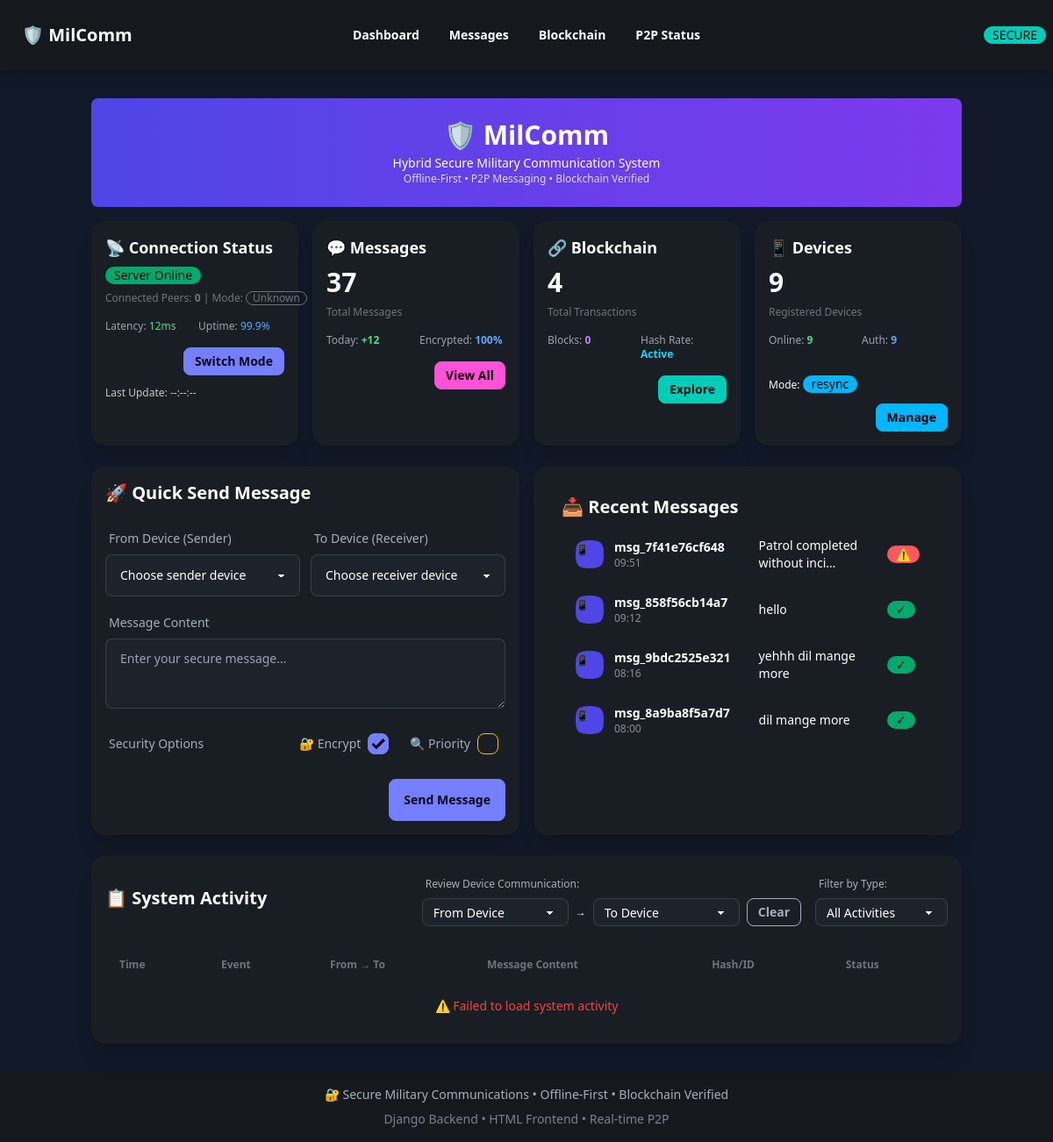
Page /dashboard/ on the earlier database version.
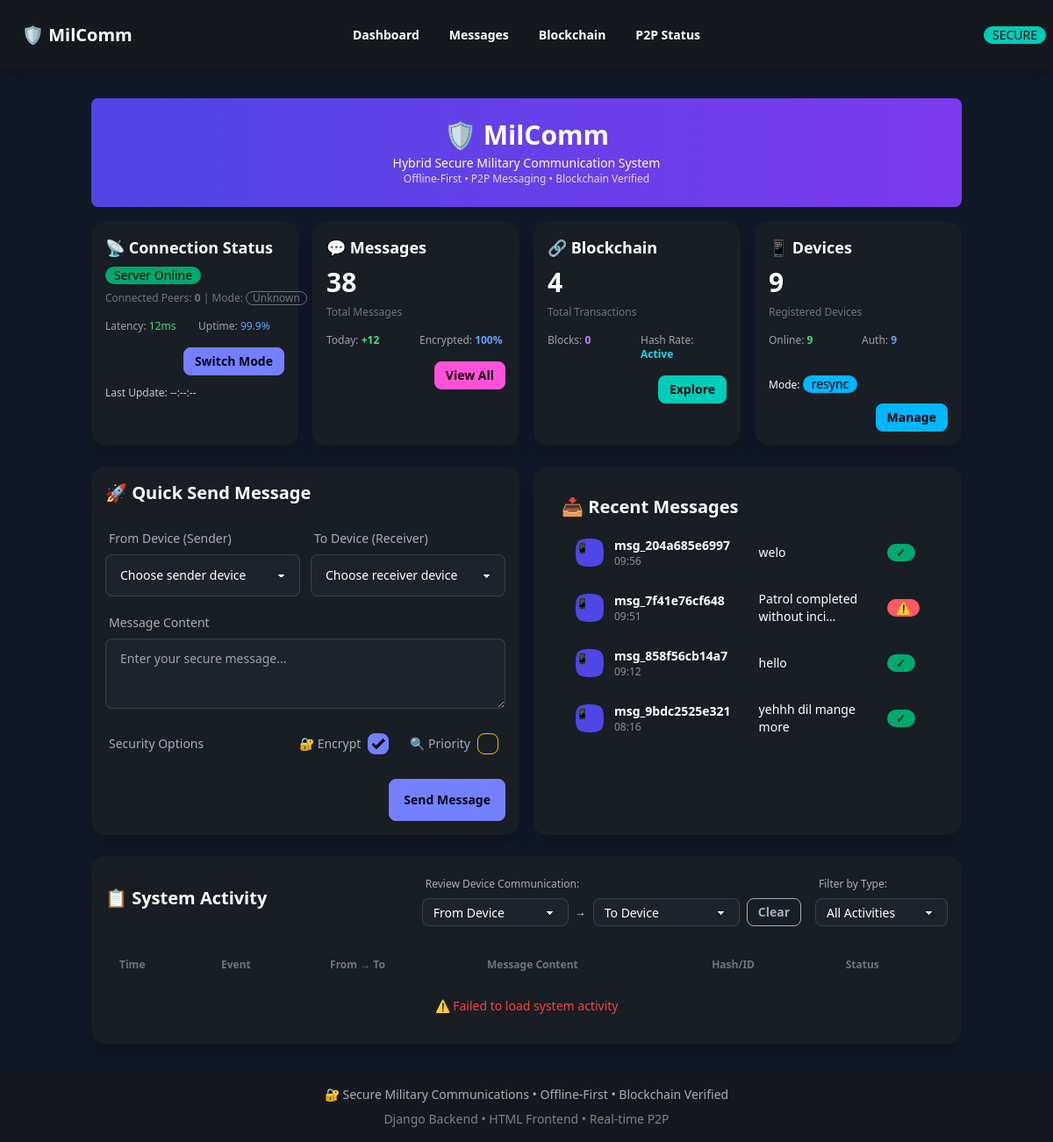
Same page on the later database version.
### messaging/models.py (models this page shows)
class Message(models.Model):
	msg_id = models.CharField(max_length=128, unique=True)
	sender = models.ForeignKey('users.Device', on_delete=models.CASCADE, related_name='sent_messages')
	receiver = models.ForeignKey('users.Device', on_delete=models.CASCADE, related_name='received_messages')
	payload = models.TextField()  # Encrypted
	timestamp = models.DateTimeField(auto_now_add=True)
	blockchain_tx = models.CharField(max_length=128, null=True, blank=True)  # Blockchain tx hash
	anomaly_flag = models.BooleanField(default=False)

### dashboard/views.py (the view)
# urls.py: path('dashboard/', views.dashboard_home, name='home'),
def dashboard_home(request):
    import sqlite3
    from django.utils import timezone
    try:
        conn = sqlite3.connect('db.sqlite3')
        cursor = conn.cursor()
        context = {
            'message_count': Message.objects.count(),
            'blockchain_count': BlockchainTransaction.objects.count(),
            'device_count': Device.objects.count(),
            'recent_messages': Message.objects.select_related('sender', 'receiver').order_by('-timestamp')[:5],
            'devices': Device.objects.all(),
        }
        cursor.execute("""
            SELECT tx_hash, timestamp, from_device_id, to_device_id, mode_when_created, is_resync, 'blockchain' as block_type
            FROM blockchain_masterledger
            ORDER BY timestamp DESC
            LIMIT 5
        """)
        recent_transactions = []
        for row in cursor.fetchall():
            recent_transactions.append({
                'tx_hash': row[0],
                'timestamp': row[1],
                'from_device_id': row[2] if row[2] else 'SYSTEM',
                'to_device_id': row[3] if row[3] else 'ALL',
                'mode': row[4] or 'normal',
                'is_synced': not row[5],  # is_resync=True means not synced
                'block_type': row[6] or 'message'
            })
        context['recent_transactions'] = recent_transactions
        cursor.execute("""
            SELECT
                'message' as type,
                m.timestamp,
                s.device_id as from_device,
                r.device_id as to_device,
                m.anomaly_flag,
                m.msg_id,
                m.blockchain_tx
            FROM messaging_message m
            JOIN users_device s ON m.sender_id = s.id
            JOIN users_device r ON m.receiver_id = r.id
            ORDER BY m.timestamp DESC
            LIMIT 10
        """)
        system_activities = []
        for row in cursor.fetchall():
            system_activities.append({
                'type': 'Message',
                'timestamp': row[1],
                'from_device': row[2],
                'to_device': row[3],
                'status': 'Anomaly' if row[4] else 'Secure',
                'details': f"{row[2]} → {row[3]}",
                'hash': row[6] if row[6] else 'No Hash',
                'msg_id': row[5]
            })
        cursor.execute("""
            SELECT
                'blockchain' as type,
                timestamp,
                from_device_id,
                to_device_id,
                is_resync,
                tx_hash,
                mode_when_created
            FROM blockchain_masterledger
            ORDER BY timestamp DESC
            LIMIT 5
        """)
        for row in cursor.fetchall():
            system_activities.append({
                'type': 'Blockchain',
                'timestamp': row[1],
                'from_device': row[2] if row[2] else 'SYSTEM',
                'to_device': row[3] if row[3] else 'ALL',
                'status': 'Resync' if row[4] else 'Normal',
                'details': f"{row[2] or 'SYSTEM'} → {row[3] or 'ALL'}",
                'hash': row[5][:16] + '...' if row[5] else 'No Hash',
                'mode': row[6] or 'normal'
            })
        system_activities.sort(key=lambda x: x['timestamp'], reverse=True)
        context['system_activities'] = system_activities[:8]  # Show latest 8 activities
        conn.close()
    except Exception as e:
        print(f"Dashboard error: {e}")
        context = {
            'message_count': Message.objects.count(),
            'blockchain_count': BlockchainTransaction.objects.count(),
            'device_count': Device.objects.count(),
            'recent_messages': Message.objects.select_related('sender', 'receiver').order_by('-timestamp')[:5],
            'recent_transactions': [],
            'devices': Device.objects.all(),
            'system_activities': [],
            'error': str(e)
        }
    return render(request, 'dashboard/home.html', context)

### templates/dashboard/home.html (shortened to what this page needs)
{% extends 'base.html' %}
{% block content %}
<div class="hero bg-gradient-to-r from-primary to-secondary text-white py-2 rounded-lg mb-4">
    <div class="hero-content text-center">
        <div class="max-w-lg">
            <h1 class="mb-1 text-3xl font-bold">🛡️ MilComm</h1>
            <p class="mb-0 text-sm">Hybrid Secure Military Communication System</p>
            <p class="text-xs opacity-80">Offline-First • P2P Messaging • Blockchain Verified</p>
        </div>
    </div>
</div>
<div class="grid grid-cols-1 md:grid-cols-2 lg:grid-cols-4 gap-4 mb-6">
    <div class="card bg-base-200 shadow-xl">
        <div class="card-body p-4">
            <h2 class="card-title text-lg">📡 Connection Status</h2>
            <div class="stat-value text-3xl font-bold" id="p2p-status">Server Online</div>
            <div class="stat-desc mb-2">
                Connected Peers: <span id="peer-count" class="font-semibold">0</span> |
                Mode: <span id="connection-mode" class="badge badge-sm badge-outline">Unknown</span>
            </div>
            <div class="grid grid-cols-2 gap-2 mb-2">
                <div class="text-xs">
                    <span class="text-gray-400">Latency:</span> <span id="latency" class="text-green-400">12ms</span>
                </div>
                <div class="text-xs">
                    <span class="text-gray-400">Uptime:</span> <span id="uptime" class="text-blue-400">99.9%</span>
                </div>
            </div>
            <div class="card-actions justify-end">
                <button class="btn btn-primary btn-sm" onclick="toggleP2P()">Switch Mode</button>
            </div>
            <div class="mt-1">
                <div class="text-xs opacity-75">
                    Last Update: <span id="last-update">--:--:--</span>
                </div>
            </div>
        </div>
    </div>
    <div class="card bg-base-200 shadow-xl">
        <div class="card-body p-4">
            <h2 class="card-title text-lg">💬 Messages</h2>
            <div class="stat-value text-3xl font-bold message-count">{{ message_count }}</div>
            <div class="stat-desc mb-2">Total Messages</div>
            <div class="grid grid-cols-2 gap-2 mb-2">
                <div class="text-xs">
                    <span class="text-gray-400">Today:</span> <span class="font-semibold text-green-400">+12</span>
                </div>
                <div class="text-xs">
                    <span class="text-gray-400">Encrypted:</span> <span class="font-semibold text-blue-400">100%</span>
                </div>
            </div>
            <div class="card-actions justify-end">
                <a href="{% url 'messaging_web:message_list_view' %}" class="btn btn-secondary btn-sm">View All</a>
            </div>
        </div>
    </div>
    <div class="card bg-base-200 shadow-xl">
        <div class="card-body p-4">
            <h2 class="card-title text-lg">🔗 Blockchain</h2>
            <div class="stat-value text-3xl font-bold blockchain-count">{{ blockchain_count }}</div>
            <div class="stat-desc mb-2">Total Transactions</div>
            <div class="grid grid-cols-2 gap-2 mb-2">
                <div class="text-xs">
                    <span class="text-gray-400">Blocks:</span> <span class="font-semibold text-purple-400">{{ blockchain_count }}</span>
                </div>
                <div class="text-xs">
                    <span class="text-gray-400">Hash Rate:</span> <span class="font-semibold text-cyan-400">Active</span>
                </div>
            </div>
            <div class="card-actions justify-end">
                <a href="{% url 'blockchain_web:transaction_list_view' %}" class="btn btn-accent btn-sm">Explore</a>
            </div>
        </div>
    </div>
    <div class="card bg-base-200 shadow-xl">
        <div class="card-body p-4">
            <h2 class="card-title text-lg">📱 Devices</h2>
            <div class="stat-value text-3xl font-bold device-count">{{ device_count }}</div>
            <div class="stat-desc mb-2">Registered Devices</div>
            <div class="grid grid-cols-2 gap-2 mb-2">
                <div class="text-xs">
                    <span class="text-gray-400">Online:</span> <span class="font-semibold text-green-400">{{ device_count }}</span>
                </div>
                <div class="text-xs">
                    <span class="text-gray-400">Auth:</span> <span class="font-semibold text-blue-400">{{ device_count }}</span>
                </div>
            </div>
            <div class="stat-actions mb-1">
                <div class="text-xs">
                    Mode: <span id="system-mode" class="badge badge-info badge-sm">resync</span>
                </div>
            </div>
            <div class="card-actions justify-end">
                <a href="{% url 'users_web:device_management' %}" class="btn btn-info btn-sm">Manage</a>
            </div>
        </div>
    </div>
</div>
<div class="grid grid-cols-1 lg:grid-cols-2 gap-4 mb-6">
    <div class="card bg-base-200 shadow-xl">
        <div class="card-body p-4">
            <h2 class="card-title text-xl mb-3">🚀 Quick Send Message</h2>
            <form id="quick-message-form" onsubmit="sendMessage(event)">
                <div class="grid grid-cols-1 md:grid-cols-2 gap-3 mb-3">
                    <div class="form-control w-full">
                        <label class="label">
                            <span class="label-text">From Device (Sender)</span>
                        </label>
                        <select class="select select-bordered" name="sender_device" required>
                            <option disabled selected>Choose sender device</option>
                        </select>
                    </div>
                    <div class="form-control w-full">
                        <label class="label">
                            <span class="label-text">To Device (Receiver)</span>
                        </label>
                        <select class="select select-bordered" name="receiver_device" required>
                            <option disabled selected>Choose receiver device</option>
                        </select>
                    </div>
                </div>
                <div class="form-control w-full mt-3">
                    <label class="label">
                        <span class="label-text">Message Content</span>
                    </label>
                    <textarea class="textarea textarea-bordered h-20" name="message" placeholder="Enter your secure message..." required></textarea>
                </div>
                <div class="form-control w-full mt-3">
                    <label class="label cursor-pointer">
                        <span class="label-text">Security Options</span>
                        <div class="flex items-center space-x-4">
                            <label class="cursor-pointer label">
                                <span class="label-text mr-2">🔐 Encrypt</span>
                                <input type="checkbox" name="encrypt" class="checkbox checkbox-primary" checked>
                            </label>
                            <label class="cursor-pointer label">
                                <span class="label-text mr-2">🔍 Priority</span>
                                <input type="checkbox" name="priority" class="checkbox checkbox-warning">
                            </label>
                        </div>
                    </label>
                </div>
                <div class="card-actions justify-end mt-3">
                    <button type="submit" class="btn btn-primary">Send Message</button>
                </div>
            </form>
        </div>
    </div>
    <div class="card bg-base-200 shadow-xl">
        <div class="card-body">
            <h2 class="card-title">📥 Recent Messages</h2>
            <div class="overflow-x-auto max-h-64">
                <table class="table table-compact w-full">
                    <tbody>
                        {% for message in recent_messages %}
                        <tr>
                            <td>
                                <div class="flex items-center space-x-3">
                                    <div class="avatar">
                                        <div class="mask mask-squircle w-8 h-8 bg-primary">
                                            <span class="text-xs">📱</span>
                                        </div>
                                    </div>
                                    <div>
                                        <div class="font-bold text-sm">{{ message.msg_id }}</div>
                                        <div class="text-xs opacity-50">{{ message.timestamp|date:"H:i" }}</div>
                                    </div>
                                </div>
                            </td>
                            <td class="text-sm">{{ message.payload|truncatechars:30 }}</td>
                            <td>
                                {% if message.anomaly_flag %}
                                <div class="badge badge-error">⚠️</div>
                                {% else %}
                                <div class="badge badge-success">✓</div>
                                {% endif %}
                            </td>
                        </tr>
                        {% empty %}
                        <tr>
                            <td colspan="3" class="text-center text-gray-500">No messages yet</td>
                        </tr>
                        {% endfor %}
                    </tbody>
                </table>
            </div>
        </div>
    </div>
</div>
<div class="card bg-base-200 shadow-xl">
    <div class="card-body p-4">
        <div class="flex justify-between items-center mb-4">
            <h2 class="card-title text-xl">📋 System Activity</h2>
            <div class="flex items-center space-x-4">
                <div class="form-control">
                    <label class="label label-text text-xs">Review Device Communication:</label>
                    <div class="flex items-center space-x-2">
                        <select class="select select-bordered select-sm" id="from-device-select" onchange="filterDeviceCommunication()">
                            <option value="">From Device</option>
                        </select>
                        <span class="text-xs">→</span>
                        <select class="select select-bordered select-sm" id="to-device-select" onchange="filterDeviceCommunication()">
                            <option value="">To Device</option>
                        </select>
                        <button class="btn btn-sm btn-outline" onclick="clearDeviceFilter()">Clear</button>
                    </div>
                </div>
                <div class="form-control">
                    <label class="label label-text text-xs">Filter by Type:</label>
                    <select class="select select-bordered select-sm" id="activity-type-filter" onchange="filterActivityType()">
                        <option value="">All Activities</option>
                    </select>
                </div>
            </div>
        </div>
        <div class="overflow-x-auto">
            <table class="table table-zebra w-full">
                <thead>
                    <tr>
                        <th>Time</th>
                        <th>Event</th>
                        <th>From → To</th>
                        <th>Message Content</th>
                        <th>Hash/ID</th>
                        <th>Status</th>
                    </tr>
                </thead>
                <tbody id="activity-logs">
                </tbody>
            </table>
        </div>
    </div>
</div>
{% endblock %}

Differences in the rows shown:
no longer on this page (row unchanged): Message: msg_id "msg_8a9ba8f5a7d7", timestamp "08:00", payload "dil mange more"
added Message: msg_id "msg_204a685e6997", timestamp "09:56", payload "welo"
Other differences:
{{ message_count }}: "37" → "38"
